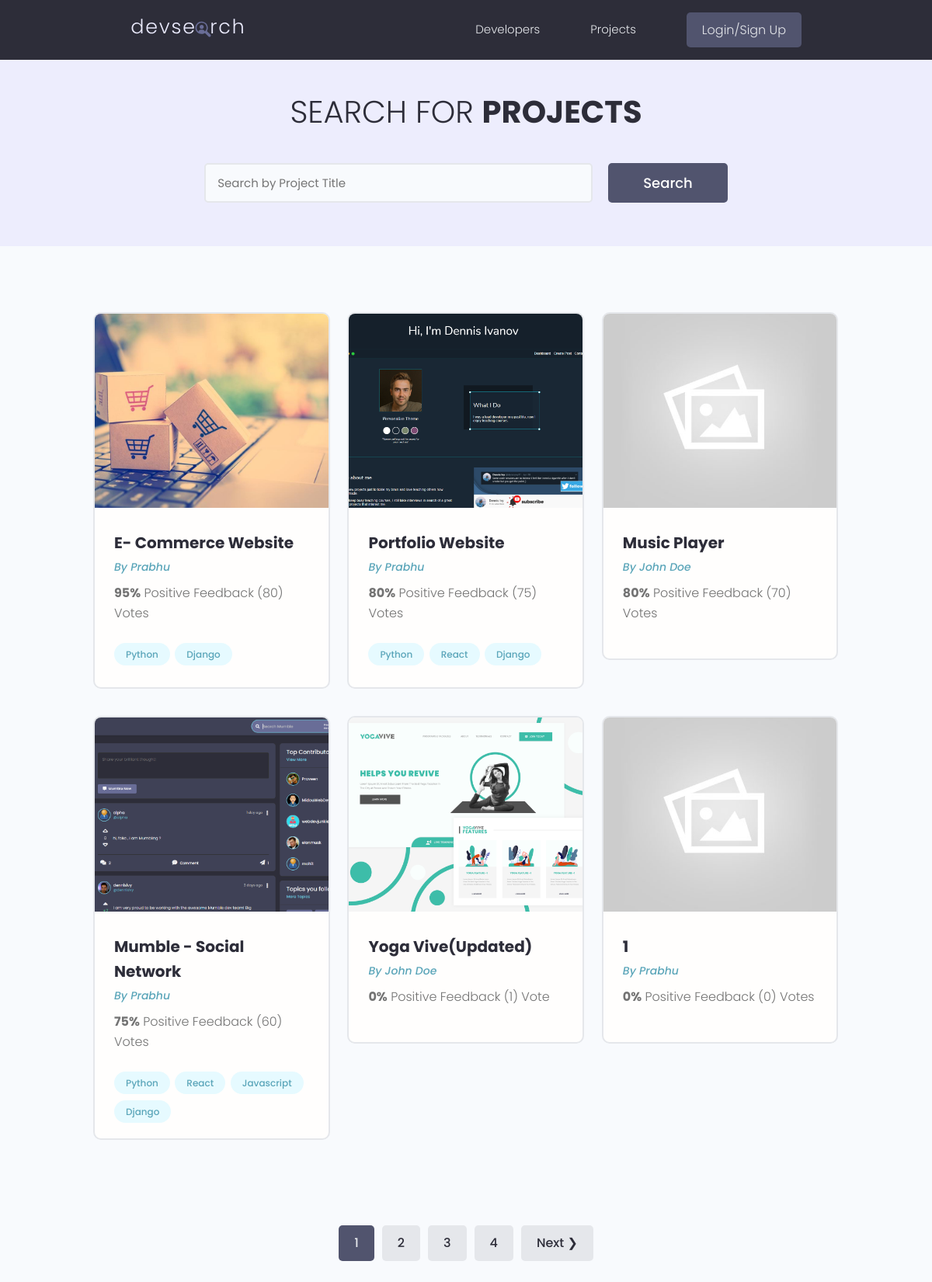
/projects/, run on the app's committed database.
### projects/models.py (models this page shows, shortened)
class Project(models.Model):
    owner = models.ForeignKey(
    Profile, null=True, blank=True, on_delete=models.CASCADE)
    title = models.CharField(max_length=200)
    description = models.TextField(null=True, blank=True)
    featured_image = models.ImageField(null=True, blank=True, default="default.jpg")
    demo_link = models.CharField(max_length=2000, null=True, blank=True)
    source_link = models.CharField(max_length=2000, null=True, blank=True)
    tags = models.ManyToManyField('Tag', blank=True)
    vote_total = models.IntegerField(default=0, null=True, blank=True)
    vote_ratio = models.IntegerField(default=0, null=True, blank=True)
    created = models.DateTimeField(auto_now_add=True)
    id = models.UUIDField(default=uuid.uuid4, unique=True,primary_key=True, editable=False)
    class Meta:
        ordering = ['-vote_ratio', '-vote_total', 'title']
    @property
    def imageURL(self):
        try:
            url = self.featured_image.url
        except:
            url = ''
        return url

class Tag(models.Model):
    name = models.CharField(max_length=200)
    created = models.DateTimeField(auto_now_add=True)
    id = models.UUIDField(default=uuid.uuid4, unique=True,
                          primary_key=True, editable=False)
    def __str__(self):
        return self.name

### users/models.py (models this page shows, shortened)
class Profile(models.Model):
    user = models.OneToOneField(User, on_delete=models.CASCADE, null=True, blank=True)
    name = models.CharField(max_length=200, blank=True, null=True)
    email = models.EmailField(max_length=500, blank=True, null=True)
    username = models.CharField(max_length=200, blank=True, null=True)
    location = models.CharField(max_length=200, blank=True, null=True)
    short_intro = models.CharField(max_length=200, blank=True, null=True)
    bio = models.TextField(blank=True, null=True)
    profile_image = models.ImageField(
        null=True, blank=True, upload_to='profiles/', default="profiles/user-default.png")
    social_github = models.CharField(max_length=200, blank=True, null=True)
    social_twitter = models.CharField(max_length=200, blank=True, null=True)
    social_linkedin = models.CharField(max_length=200, blank=True, null=True)
    social_youtube = models.CharField(max_length=200, blank=True, null=True)
    social_website = models.CharField(max_length=200, blank=True, null=True)
    created = models.DateTimeField(auto_now_add=True)
    id = models.UUIDField(default=uuid.uuid4, unique=True,
                          primary_key=True, editable=False)
    class Meta:
        ordering = ['created']

### projects/views.py (the view)
# urls.py: path('projects/', views.getProjects),
def projects(request):
    projects, search_query = searchProjects(request)
    custom_range, projects = paginateProjects(request, projects, 6)
    context = {'projects': projects,
               'search_query': search_query, 'custom_range': custom_range}
    return render(request, 'projects/projects.html', context)

### projects/utils.py (called while the page is built)
def paginateProjects(request, projects, results):
    page = request.GET.get('page')
    paginator = Paginator(projects, results)
    try:
        projects = paginator.page(page)
    except PageNotAnInteger:
        page = 1
        projects = paginator.page(page)
    except EmptyPage:
        page = paginator.num_pages
        projects = paginator.page(page)
    leftIndex = (int(page) - 4)
    if leftIndex < 1:
        leftIndex = 1
    rightIndex = (int(page) + 5)
    if rightIndex > paginator.num_pages:
        rightIndex = paginator.num_pages + 1
    custom_range = range(leftIndex, rightIndex)
    return custom_range, projects

def searchProjects(request):
    search_query = ''
    if request.GET.get('search_query'):
        search_query = request.GET.get('search_query')
    tags = Tag.objects.filter(name__icontains=search_query)
    projects = Project.objects.distinct().filter(
        Q(title__icontains=search_query) |
        Q(description__icontains=search_query) |
        Q(owner__name__icontains=search_query) |
        Q(tags__in=tags)
    )
    return projects, search_query

### projects/templates/projects/projects.html (shortened to what this page needs)
{% extends 'main.html' %}
{% block content %}
<main class="projects">
    <section class="hero-section text-center">
        <div class="container container--narrow">
            <div class="hero-section__box">
                <h2>Search for <span>Projects</span></h2>
            </div>
            <div class="hero-section__search">
                <form id='searchForm' class="form" action="{% url 'projects' %}" method="get">
                    <div class="form__field">
                        <input class="input input--text" id="formInput#search" type="text" name="search_query"
                            placeholder="Search by Project Title" value="{{search_query}}" />
                    </div>
                    <input class="btn btn--sub btn--lg" type="submit" value="Search" />
                </form>
            </div>
        </div>
    </section>
    <section class="projectsList">
        <div class="container">
            <div class="grid grid--three">
                {% for project in projects %}
                <div class="column">
                    <div class="card project">
                        <a href="{% url 'project' project.id %}" class="project">
                            <img class="project__thumbnail" src="{{project.imageURL}}" alt="project thumbnail" />
                            <div class="card__body">
                                <h3 class="project__title">{{project.title}}</h3>
                                <p><a class="project__author" href="{% url 'user-profile' project.owner.id %}">By
                                        {{project.owner.name}}</a>
                                </p>
                                <p class="project--rating">
                                    <span style="font-weight: bold;">{{project.vote_ratio}}%</span> Positive
                                    Feedback ({{project.vote_total}}) Vote{{project.vote_total|pluralize:"s"}}
                                </p>
                                <div class="project__tags">
                                    {% for tag in project.tags.all %}
                                    <span class="tag tag--pill tag--main">
                                        <small>{{tag}}</small>
                                    </span>
                                    {% endfor %}
                                </div>
                            </div>
                        </a>
                    </div>
                </div>
                {% endfor %}
            </div>
        </div>
    </section>
    {% include 'pagination.html' with queryset=projects custom_range=custom_range %}
</main>
{% endblock %}

### templates/main.html (shortened to what this page needs)
<!DOCTYPE html>
{% load static %}
<html>
<head>
    <link rel="stylesheet" href="https://cdn.iconmonstr.com/1.3.0/css/iconmonstr-iconic-font.min.css" />
    <link rel="stylesheet" href="{% static 'uikit/styles/uikit.css' %}" />
    <link rel="stylesheet" href="{% static 'styles/app.css' %}" />
</head>
<body>
    {% include 'navbar.html' %}
    {% block content %}
    {% endblock content %}
</body>
</html>

### templates/navbar.html (shortened to what this page needs)
{% load static %}
<header class="header">
    <div class="container container--narrow">
        <a href="{% url 'profiles' %}" class="header__logo">
            <img src="{% static 'images/logo.svg' %} " alt="DevSearch Logo" />
        </a>
        <nav class="header__nav">
            <ul class="header__menu">
                <li class="header__menuItem"><a href="{% url 'profiles' %}">Developers</a></li>
                <li class="header__menuItem"><a href="{% url 'projects' %}">Projects</a></li>
                {% if request.user.is_authenticated %}
                <li class="header__menuItem"><a href="{% url 'inbox' %}">Inbox</a></li>
                <li class="header__menuItem"><a href="{% url 'account' %}">Account</a></li>
                <li class="header__menuItem"><a href="{% url 'logout' %}" class="btn btn--sub">Logout</a></li>
                {% else %}
                <li class="header__menuItem"><a href="{% url 'login' %}" class="btn btn--sub">Login/Sign Up</a></li>
                {% endif %}
            </ul>
        </nav>
    </div>
</header>

### templates/pagination.html (shortened to what this page needs)
{% if queryset.has_other_pages %}
<div class="pagination">
    <ul class="container">
        {% for page in custom_range %}
        {% if page == queryset.number%}
        <li><a href="?page={{page}}" class="btn page-link btn--sub" data-page="{{page}}">{{page}}</a></li>
        {% else %}
        <li><a href="?page={{page}}" class="btn page-link" data-page="{{page}}">{{page}}</a></li>
        {% endif %}
        {% endfor %}
        {% if queryset.has_next %}
        <li><a href="?page={{queryset.next_page_number}}" class="btn page-link"
                data-page="{{queryset.next_page_number}}">Next &#10095;</a></li>
        {% endif %}
    </ul>
</div>
{% endif %}

### static/styles/app.css (style rules this page uses)
:root { --color-sub: #2d2d39; }
.btn--sub { background-color: var(--color-sub-light); }
.card { border: 2px solid var(--color-light); }
img { width: 100%; }
.header { position: sticky; z-index: 111; background-color: var(--color-sub); padding: 1.5rem 0; }
.header > .container { display: flex; justify-content: space-between; align-items: center; }
.header__logo > img { height: 3.8rem; }
.header__nav > ul { display: inline-flex; align-items: center; list-style: none; gap: 6.5rem; }
.header__menuItem > a { color: var(--color-light); font-weight: 300; }
.hero-section { height: 40vh; display: flex; align-items: center; background-color: var(--color-sub); }
.hero-section__box { margin-bottom: 4rem; }
.hero-section__box > h2, .hero-section__box > h2 > span { font-size: 4rem; color: var(--color-light); line-height: 1.3; text-transform: uppercase; }
.hero-section__box > h2 { font-weight: 300; }
.hero-section__box > h2 > span { font-weight: 700; }
.hero-section__search > .form { display: flex; align-items: center; justify-content: center; gap: 2rem; }
.hero-section__search > .form input.input--text { width: 50rem; }
.pagination { margin-top: 8rem; margin-bottom: 10rem; }
.pagination > ul { flex-wrap: wrap; list-style: none; display: flex; align-items: center; justify-content: center; gap: 1rem; }
.pagination .btn { color: var(--color-sub); }
.pagination .btn.btn--sub { color: var(--color-light); }
.project__author { font-size: 1.4rem; font-style: italic; }
.project--rating { margin-bottom: 1.6em; margin-top: .5em; }
.projects > .hero-section { background: var(--color-sub-lighter); height: 30vh; }
.projects .hero-section__box { margin-bottom: 2.5rem; }
.projects .hero-section__box > h2 { color: var(--color-sub); }
.projects .hero-section__box > h2 > span { font-weight: 700; color: var(--color-sub); }
.projectsList { margin-top: 8rem; }
.project__thumbnail { height: 25rem; object-fit: cover; object-position: top center; }
.project__title { font-size: 2rem; font-weight: 700; color: var(--color-sub); }

### static/uikit/styles/modules/_variables.css (style rules this page uses)
:root { --color-main: #5aa5b9; --color-main-light: #e6faff; --color-sub: #3f4156; --color-sub-light: #51546e; --color-sub-lighter: #ededfd; --color-text: #737373; --color-gray: #8b8b8b; --color-light: #e5e7eb; --color-light-gray: #767676; --color-bg: #f8fafd; --color-white: #fffefd; --color-white-light: #f3f3f3; --color-success: #359e64; --color-success-bg: #def8e8; --color-error: #fc4b0b; --color-error-bg: #fff2ee; --font-base: 'Poppins', arial, helvetica, 'Segoe UI', roboto, ubuntu, sans-serif; --font-monospace: 'Fira Code', 'Courier New', courier, monospace; --font-regular: 300; --font-medium: 500; --font-bold: 700; --generic-shadow: 1px 1px 5px #00000010; --generic-transition: all 0.3s ease-in-out; }

### static/uikit/styles/modules/_base.css (style rules this page uses)
* { margin: 0; padding: 0; box-sizing: border-box; text-rendering: optimizeLegibility; color: inherit; font-size: inherit; }
html { font-size: 50%; }
@media only screen and (min-width: 480px) { html { font-size: 56.25%; } }
@media only screen and (min-width: 1200px) { html { font-size: 62.5%; } }
body { line-height: 1.6; font-weight: 400; font-size: 1.5rem; color: var(--color-text); background-color: var(--color-bg); min-height: 100vh; }

### static/uikit/styles/modules/_typography.css (style rules this page uses)
* { font-family: var(--font-base); }
h2 { font-size: 3.6rem; font-weight: var(--font-bold); }
h3 { font-size: 3.2rem; font-weight: var(--font-medium); }
p, span, strong { font-size: 1.6rem; color: var(--color-text); font-weight: var(--font-regular); }
a { padding-bottom: 2px; text-decoration: none; display: inline-block; color: var(--color-main); font-weight: var(--font-medium); }

### static/uikit/styles/modules/_utilities.css (style rules this page uses)
.container { width: 92%; max-width: 165rem; margin: 0 auto; box-sizing: border-box; }
.container--narrow { width: 92%; max-width: 120rem; }
@media screen and (min-width: 1000px) { .container { width: 90%; } }
@media screen and (min-width: 1000px) { .container--narrow { width: 85%; } }
@media screen and (min-width: 1200px) { .container { width: 80%; } }
@media screen and (min-width: 1200px) { .container--narrow { width: 72%; } }
.text-center { text-align: center; }

### static/uikit/styles/modules/_card.css (style rules this page uses)
.card { border-radius: 1rem; background-color: var(--color-white); border: 1.5px solid var(--color-light); width: auto; height: auto; margin-top: 0.5rem; margin-bottom: 0.5rem; overflow: hidden; }
.card__body, .card__header { padding: 2rem 2.5rem; }

### data on the page
Project: imageURL (picture), title "E- Commerce Website", owner.name "Prabhu", vote_ratio "95", vote_total "80"
Tag: name "Python"
Tag: name "Django"
Project: imageURL (picture), title "Portfolio Website", owner.name "Prabhu", vote_ratio "80", vote_total "75"
Tag: name "React"
Project: imageURL (placeholder picture), title "Music Player", owner.name "John Doe", vote_ratio "80", vote_total "70"
Project: imageURL (picture), title "Mumble - Social Network", owner.name "Prabhu", vote_ratio "75", vote_total "60"
Tag: name "Javascript"
Project: imageURL (picture), title "Yoga Vive(Updated)", owner.name "John Doe", vote_ratio "0", vote_total "1"
Project: imageURL (placeholder picture), title "1", owner.name "Prabhu", vote_ratio "0", vote_total "0"

### other printed values
{{ page }} "1"
{{ page }} "2" "3" "4"
